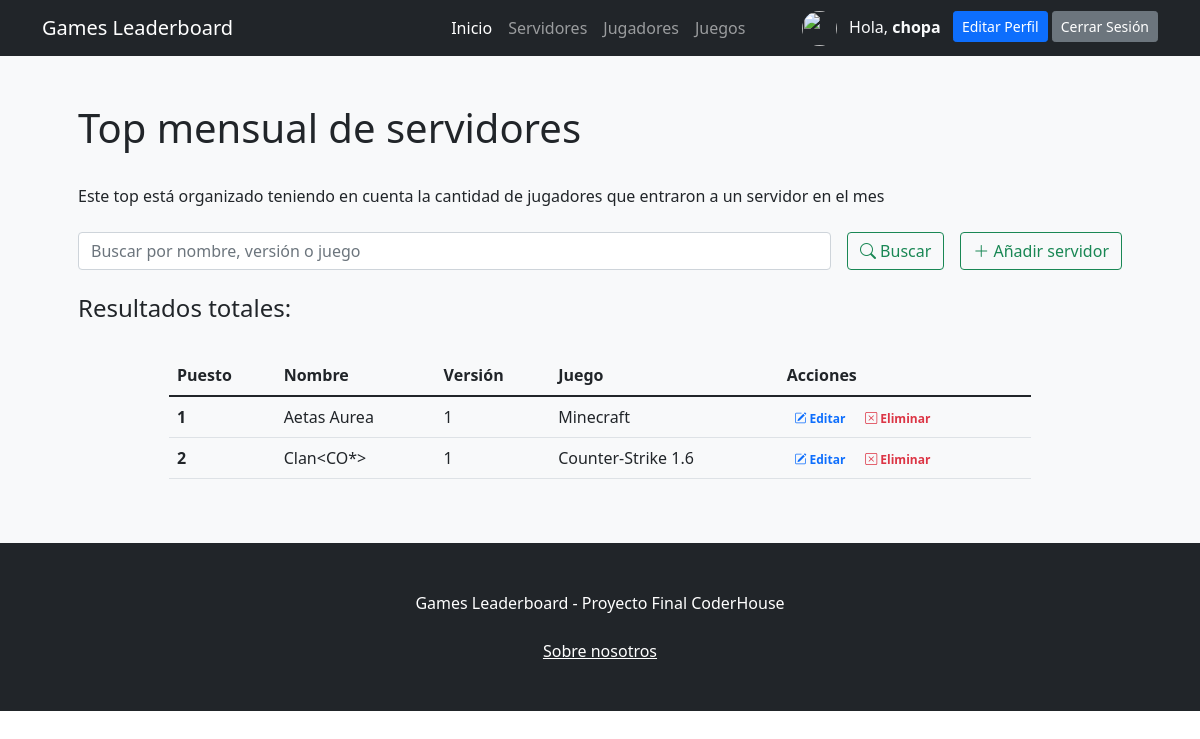
Before: /app/servidores/ (signed in) with the older database file.
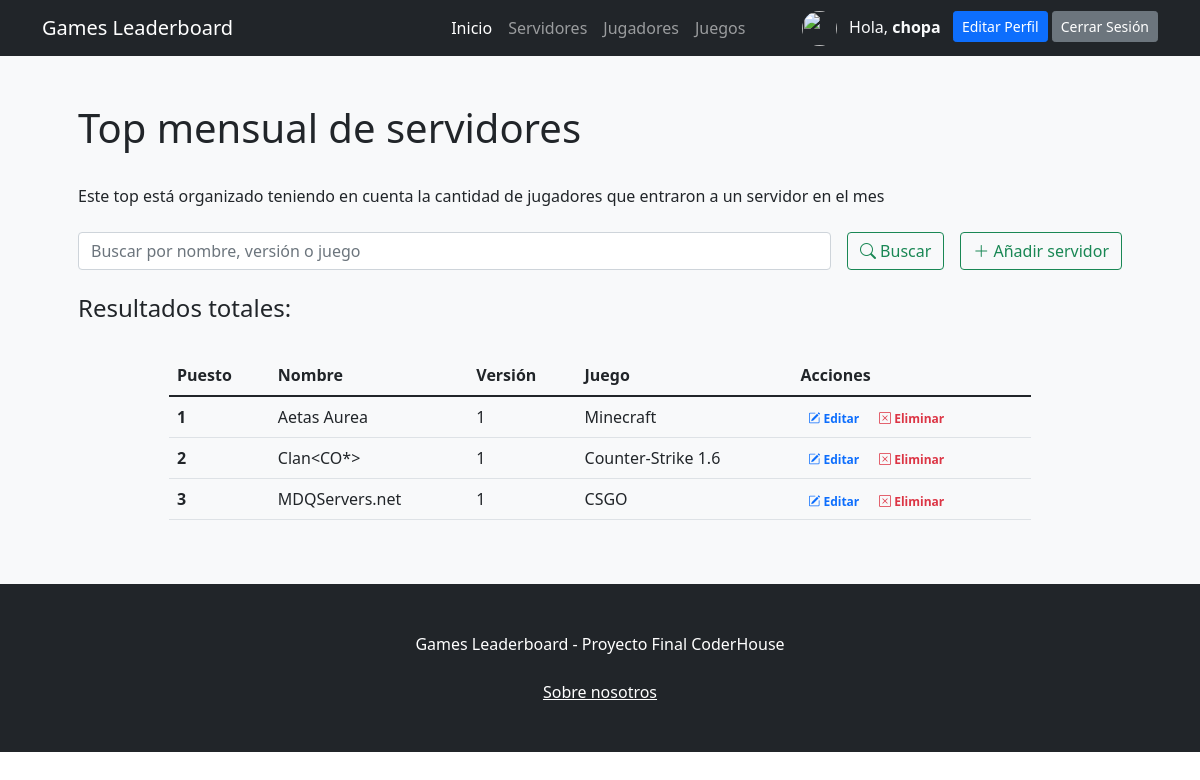
After: the same page with the newer database file.
### ProyectoFinalApp/models.py (models this page shows)
class Servidor(models.Model):
    nombre = models.CharField(max_length = 20) #texto
    version = models.IntegerField() #numerico
    juegoServer = models.CharField(max_length = 20)
    class Meta:
        verbose_name_plural = "Servidores"

### ProyectoFinalApp/views.py (the view, shortened to what this page needs)
# urls.py: path('servidores/', servidores, name= "servidores"),
def servidores(request):
    servidores = Servidor.objects.all()
    return render(request,"ProyectoFinalApp/servidores.html",{"servidores":servidores})

### ProyectoFinalApp/templates/ProyectoFinalApp/servidores.html (shortened to what this page needs)
{% extends 'ProyectoFinalApp/base.html' %}
{% load static %}
{% block contenidoPagina %}
<section class="bg-light py-5">
    <div class="container px-5">
        <h1>Top mensual de servidores</h1>
        <br>
        <head>Este top está organizado teniendo en cuenta la cantidad de jugadores que entraron a un servidor en el mes</head>
        <head></head>
        <br>
        <br>
        <div class="row gx-5 justify-content-center">
            <div class="col-lg-12">
                <form class="d-flex my-2 my-lg-0" action="" method="post">
                    <input class="flex-grow-0 form-control mr-sm-2" type="search" name="search" placeholder="Buscar por nombre, versión o juego" aria-label="Search">
                    <button class="btn btn-outline-success text-nowrap ms-3 my-2 my-sm-0" type="submit"> <i class="bi bi-search"></i> Buscar</button>
                    <a class="btn btn-outline-success text-nowrap ms-3 my-2 my-sm-0" href="{% url 'crearServidor' %}"> <i class="bi bi-plus-lg"></i> Añadir servidor</a>
                </form>
            </div>
        </div>
        <br>
        <h4>Resultados
            {% if search %}
                para "{{busqueda}}":
            {% else %}
                totales:
            {% endif %}
        </h4>
        <br>
        <div class="row gx-5 justify-content-center">
            <div class="col-lg-10 table-responsive">
                <table class="table table-theme">
                    <thead>
                        <tr>
                            <th scope="col">Puesto</th>
                            <th scope="col">Nombre</th>
                            <th scope="col">Versión</th>
                            <th scope="col">Juego</th>
                            <th scope="col">Acciones</th>
                        </tr>
                    </thead>
                    <tbody>
                        {% for servidor in servidores %}
                            <tr>
                                <th scope="row">{{forloop.counter}}</th>
                                <td>{{servidor.nombre}}</td>
                                <td>{{servidor.version}}</td>
                                <td>{{servidor.juegoServer}}</td>
                                <td>
                                    <a href="{% url 'editarServidor' servidor.id %}" class="text-primary badge badge-primary text-decoration-none"> <i class="bi bi-pencil-square"></i> Editar</a>
                                    <a href="{% url 'servidorDelete' servidor.id %}" class="text-danger badge badge-danger text-decoration-none"> <i class="bi bi-x-square"></i> Eliminar</a>
                                </td>
                            </tr>
                        {% endfor %}
                    </tbody>
                </table>
            </div>
        </div>
    </div>
</section>
{% endblock %}

Changed rows visible on the page:
added Servidor: nombre "MDQServers.net", version "1", juegoServer "CSGO"
